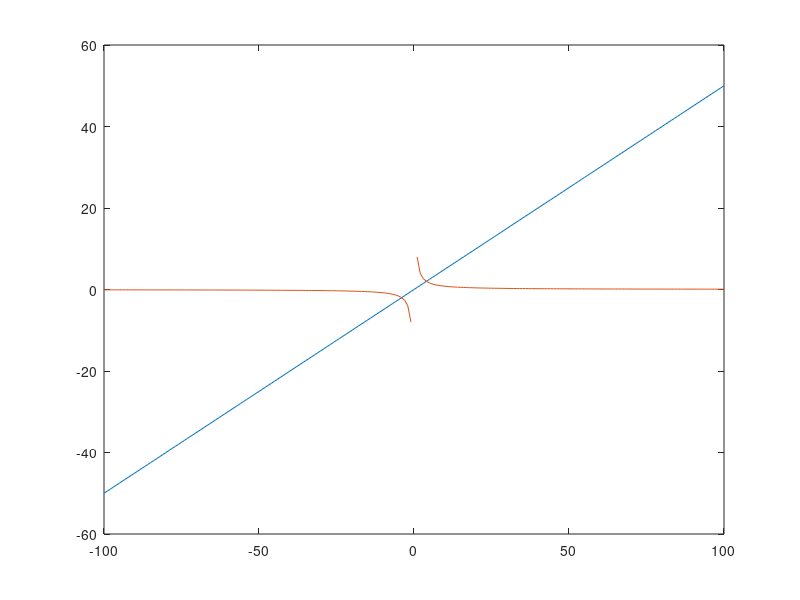

MATLAB code for this plot: (Note: this script raises an error after producing the figure.)
x = -100:100;
y1 = (1/2)*x;
plot(x,y1);

hold on;

y2 = 8./x;
plot(x,y2);

ax = gca;
ax.XAxisLocation = "origin";
ax.YAxisLocation = "origin";

xlim([-10,10]);
ylim([-10,10]);